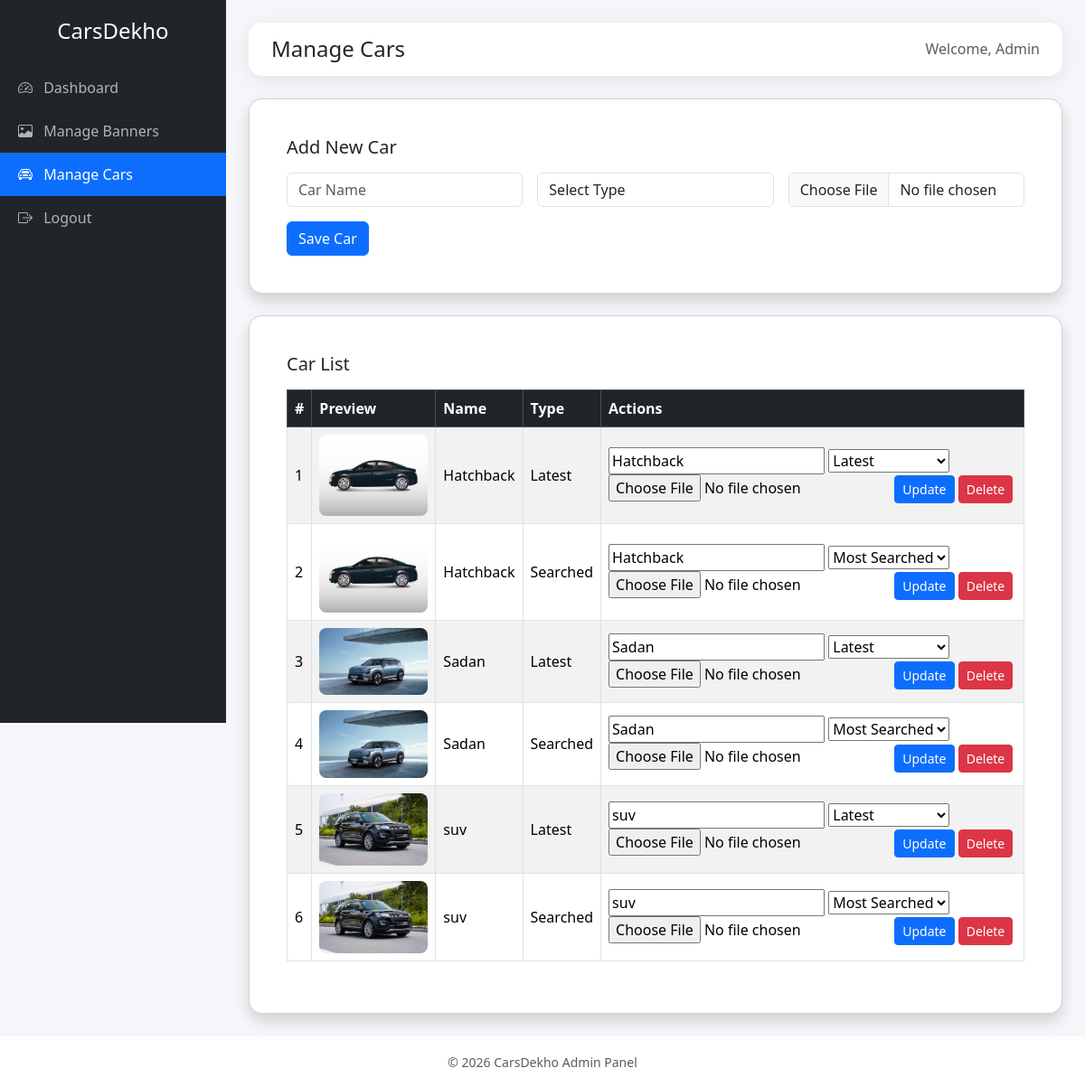
Screenshot of /admin/add-car.php (signed in) with the database file from the repository.
### tables this page shows
CREATE TABLE `cars` (
  `id` int(11) NOT NULL,
  `name` varchar(100) DEFAULT NULL,
  `image` varchar(255) DEFAULT NULL,
  `type` enum('searched','latest') DEFAULT NULL
);

### admin/add-car.php (the view, shortened to what this page needs)
<?php
include '../db.php';
$cars = mysqli_query($conn, "SELECT * FROM cars ORDER BY id DESC");
include 'layout/header.php';
include 'layout/sidebar.php';
?>
<div class="main-content">
    <div class="topbar d-flex justify-content-between align-items-center">
        <h4 class="mb-0">Manage Cars</h4>
        <span class="text-muted">Welcome, Admin</span>
    </div>
    <div class="content">
        <div class="card shadow mb-4">
            <div class="card-body">
                <h5 class="mb-3">Add New Car</h5>
                <form method="post" enctype="multipart/form-data" class="row g-3">
                    <div class="col-md-4">
                        <input name="name" class="form-control" placeholder="Car Name" required>
                    </div>
                    <div class="col-md-4">
                        <select name="type" class="form-control" required>
                            <option value="">Select Type</option>
                        </select>
                    </div>
                    <div class="col-md-4">
                        <input type="file" name="img" class="form-control" required>
                    </div>
                    <div class="col-md-12">
                        <button name="add" class="btn btn-primary">Save Car</button>
                    </div>
                </form>
            </div>
        </div>
        <div class="card shadow">
            <div class="card-body">
                <h5 class="mb-3">Car List</h5>
                <div class="table-responsive">
                    <table class="table table-bordered table-striped align-middle">
                        <thead class="table-dark">
                            <tr>
                                <th>#</th>
                                <th>Preview</th>
                                <th>Name</th>
                                <th>Type</th>
                                <th>Actions</th>
                            </tr>
                        </thead>
                        <tbody>
                        <?php if (mysqli_num_rows($cars) > 0) {
                            $i = 1;
                            while ($row = mysqli_fetch_assoc($cars)) { ?>
                                <tr>
                                    <td><?= $i++ ?></td>
                                    <td>
                                        <img src="../assets/uploads/<?= htmlspecialchars($row['image']) ?>"
                                             style="width:120px;border-radius:8px;">
                                    </td>
                                    <td><?= htmlspecialchars($row['name']) ?></td>
                                    <td><?= ucfirst($row['type']) ?></td>
                                    <td>
                                        <form method="post" enctype="multipart/form-data" class="d-inline">
                                            <input type="text" name="name" value="<?= htmlspecialchars($row['name']) ?>" required>
                                            <select name="type">
                                                <option value="searched" <?= $row['type']=='searched'?'selected':'' ?>>Most Searched</option>
                                                <option value="latest" <?= $row['type']=='latest'?'selected':'' ?>>Latest</option>
                                            </select>
                                            <input type="file" name="img">
                                            <button name="update" class="btn btn-sm btn-primary">Update</button>
                                        </form>
                                        <a href="add-car.php?delete=<?= $row['id'] ?>"
                                           class="btn btn-sm btn-danger"
                                           onclick="return confirm('Delete this car?')">
                                           Delete
                                        </a>
                                    </td>
                                </tr>
                        <?php }
                        } else { ?>
                            <tr>
                                <td colspan="5" class="text-center">No cars found</td>
                            </tr>
                        <?php } ?>
                        </tbody>
                    </table>
                </div>
            </div>
        </div>
    </div>
</div>
<?php include 'layout/footer.php'; ?>

### admin/layout/header.php (style rules this page uses)
body { background: #f4f6f9; font-family: 'Segoe UI', sans-serif; }
.main-content { margin-left: 250px; padding: 25px; }
.card { border-radius: 15px; padding: 25px; box-shadow: 0 8px 25px rgba(192, 168, 168, 0.15); }
.topbar { background: #fff; padding: 15px 25px; border-radius: 15px; margin-bottom: 25px; box-shadow: 0 4px 20px rgba(0,0,0,0.08); }
.card { border-radius: 15px; }

### rows the page displays
cars: image (picture), name "Hatchback", type "Latest"
cars: image (picture), name "Hatchback", type "Searched", type "Most Searched"
cars: image (picture), name "Sadan", type "Latest"
cars: image (picture), name "Sadan", type "Searched", type "Most Searched"
cars: image (picture), name "suv", type "Latest"
cars: image (picture), name "suv", type "Searched", type "Most Searched"
